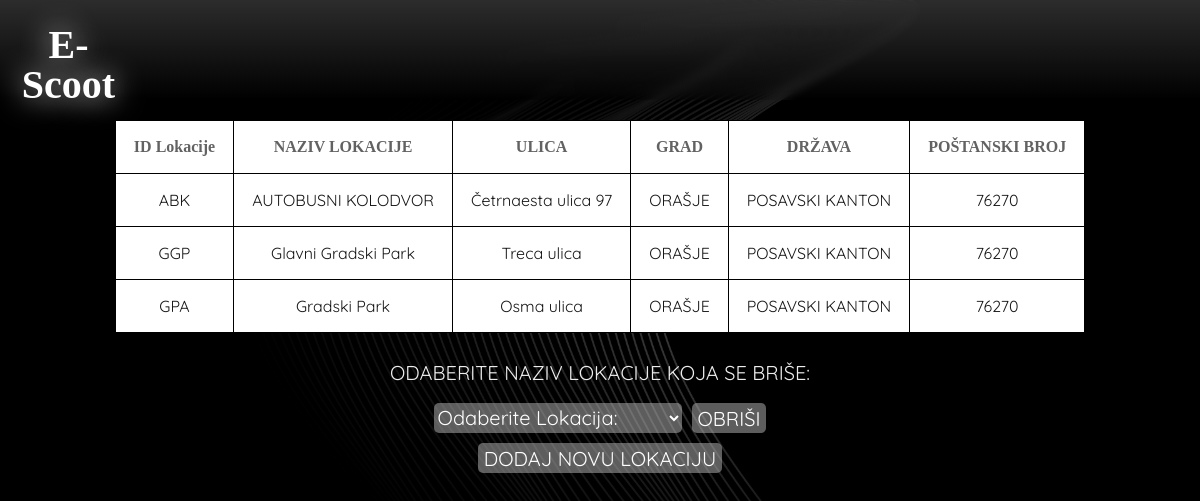
Screenshot of /admin/editloc.php with the database file from the repository.
### tables this page shows
CREATE TABLE `location_details` (
  `LOCATION_ID` char(4) NOT NULL,
  `LOCATION_NAME` varchar(50) NOT NULL,
  `STREET` varchar(30) NOT NULL,
  `CITY` varchar(20) NOT NULL,
  `STATE_NAME` varchar(20) NOT NULL,
  `ZIPCODE` int(11) NOT NULL
);

### admin/editloc.php (the view, shortened to what this page needs)
<!DOCTYPE html>
<html lang="en">
<head>
    <link rel="stylesheet" type="text/css" href="css/reset.css">
    <link rel="stylesheet" type="text/css" href="css/responsive.css">
</head>
<body>
    <section class="">
        <?php
        include 'header.php';
        $loc = "SELECT * FROM location_details";
        $loc1 = $conn->query($loc);
        ?>
        <div class="cal">
            <table class="invc">
                <tr>
                    <td>
                        <h3>ID Lokacije</h3>
                    </td>
                    <td>
                        <h3>NAZIV LOKACIJE</h3>
                    </td>
                    <td>
                        <h3>ULICA</h3>
                    </td>
                    <td>
                        <h3>GRAD</h3>
                    </td>
                    <td>
                        <h3>DRŽAVA</h3>
                    </td>
                    <td>
                        <h3>POŠTANSKI BROJ</h3>
                    </td>
                </tr>
                <?php
                while ($locw1 = $loc1->fetch_assoc()) {
                ?>
                    <tr>
                        <td><?php echo $locw1['LOCATION_ID'] ?></td>
                        <td><?php echo $locw1['LOCATION_NAME'] ?></td>
                        <td><?php echo $locw1['STREET'] ?></td>
                        <td><?php echo $locw1['CITY'] ?></td>
                        <td><?php echo $locw1['STATE_NAME'] ?></td>
                        <td><?php echo $locw1['ZIPCODE'] ?></td>
                    </tr>
                <?php }
                ?>
            </table>
        </div>
        <form method="post">
            <table class="inv">
                <tr>
                <tr>
                    <p style="height:30px;color: #ededed; font-family: 'Quicksand'; margin-top: 10px; font-size: 20px;">ODABERITE NAZIV LOKACIJE KOJA SE BRIŠE:</p>
                </tr>
                <tr>
                    <select name="LOCATION_DEL" required style="margin-right: 10px;">
                        <option> Odaberite Lokacija:</option>
                    </select>
                </tr>
                <tr>
                    <input type="submit" name='loc_delete' value="OBRIŠI">
                </tr>
                </tr><br>
                <tr>
                    <input type="submit" name='add' value="DODAJ NOVU LOKACIJU">
                </tr>
            </table>
        </form>
    </section>
</body>
</html>

### admin/css/responsive.css (style rules this page uses)
body { background-image: url('/ev/assets/bgm.jpg'); background-size: contain; background-repeat: no-repeat; background-size: cover; }
html { scroll-behavior: smooth; }
h1, h2, h3, h4, h5, h6 { color: #626262; font-family: "Good Times"; }
h3 { font-size: 1.0em; margin: 0em 0 }
h1, h2, h3, h4, h5, h6 { font-weight: bolder }
.cal { display: flex; margin-top: 100px; }
.invc { margin: 20px auto; background: white; }
.invc tr { font-family: 'Quicksand'; text-align: center; color: #171717; }
.invc th, .invc td { border: 1px solid black; padding: 15px; padding: 18px; }
::placeholder { color: #ededed; }
input { color: white; background: rgba(186, 186, 186, 0.502); font-family: 'Quicksand'; font-size: 20px; height: 30px; margin-top: 10px; border-radius: 5px; overflow: hidden; border: none; filter: blur(); }
select { color: white; background: rgba(186, 186, 186, 0.502); font-family: 'Quicksand'; font-size: 20px; height: 30px; margin-top: 10px; border-radius: 5px; overflow: hidden; border: none; filter: blur(); }

### rows the page displays
location_details: LOCATION_ID "ABK", LOCATION_NAME "AUTOBUSNI KOLODVOR", STREET "Četrnaesta ulica 97", CITY "ORAŠJE", STATE_NAME "POSAVSKI KANTON", ZIPCODE "76270"
location_details: LOCATION_ID "GGP", LOCATION_NAME "Glavni Gradski Park", STREET "Treca ulica", CITY "ORAŠJE", STATE_NAME "POSAVSKI KANTON", ZIPCODE "76270"
location_details: LOCATION_ID "GPA", LOCATION_NAME "Gradski Park", STREET "Osma ulica", CITY "ORAŠJE", STATE_NAME "POSAVSKI KANTON", ZIPCODE "76270"
